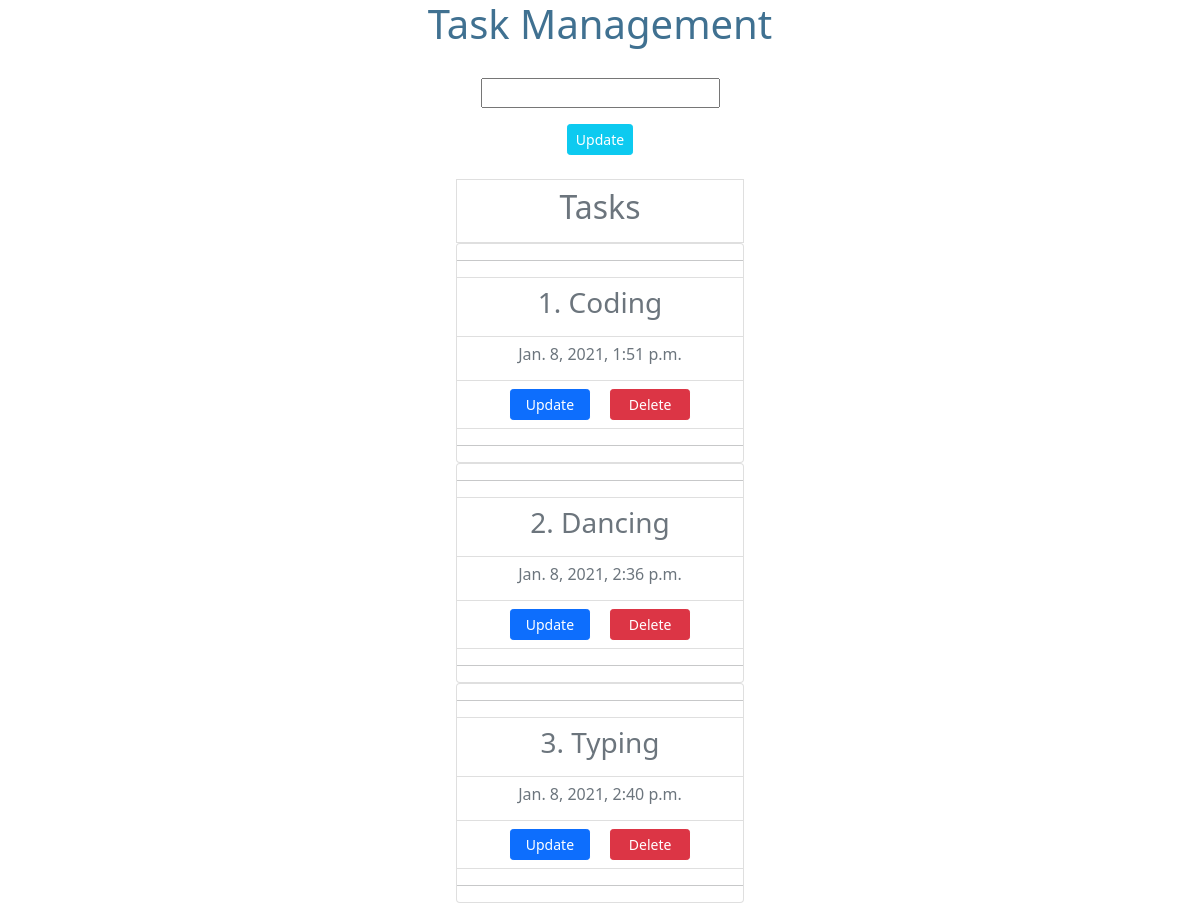
The app's page /, older data.
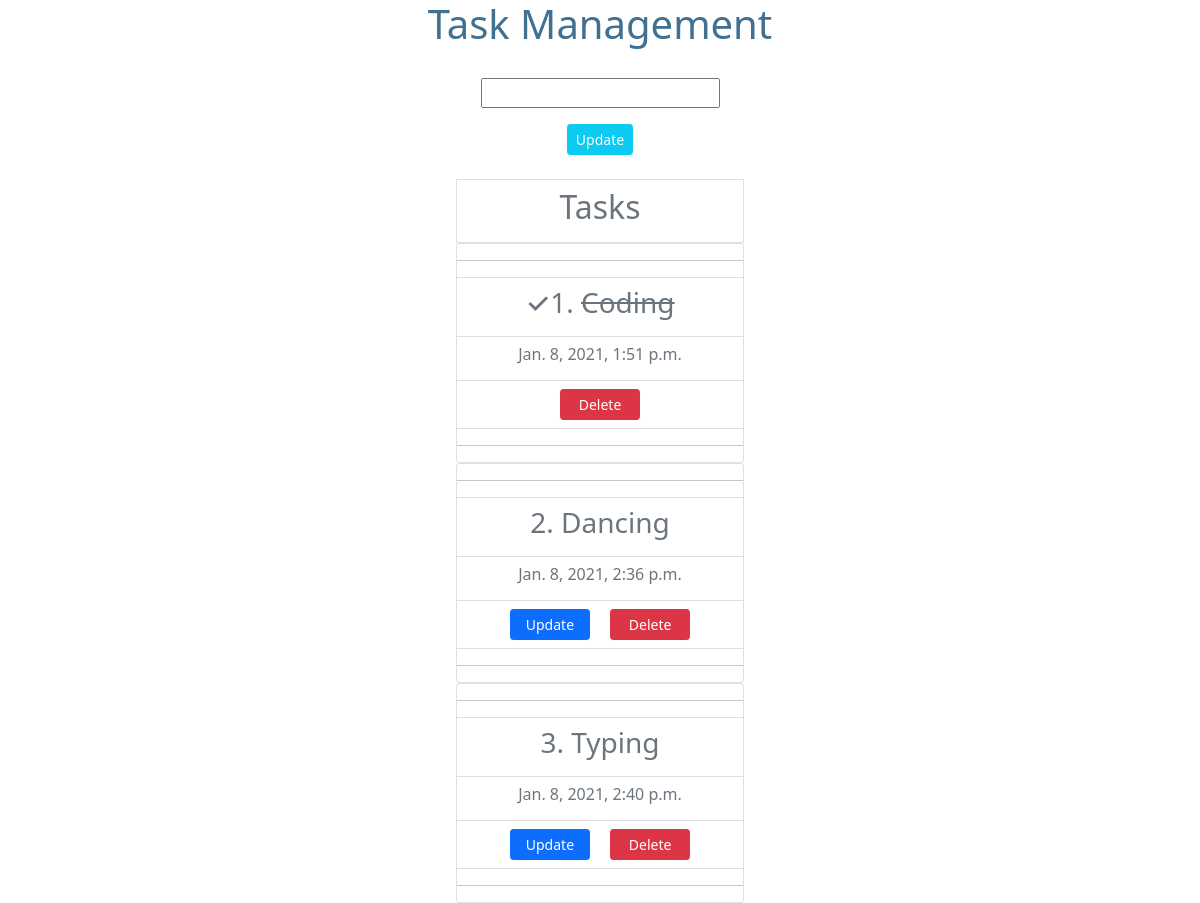
The same page, newer data.
### TaskApp/models.py (models this page shows)
class Task(models.Model):
    title = models.CharField(max_length=100)
    completed = models.BooleanField(default=False)
    created = models.DateTimeField(auto_now_add=True, null=False)
    def __str__(self):
        return self.title

### TaskApp/views.py (the view, shortened to what this page needs)
# urls.py: path('', views.index, name='index'),
def index(request):
    all_tasks = Task.objects.all()
    form = TaskForm()
    context = {
        'all_tasks': all_tasks,
        'form': form,
        'title': 'Manage Tasks',
        'heading': 'Task Management'
    }
    return render(request, 'TaskApp/index.html', context)

### TaskApp/forms.py
class TaskForm(forms.ModelForm):
    class Meta:
        model = Task
        fields = "__all__"

### TaskApp/templates/TaskApp/index.html (shortened to what this page needs)
<!DOCTYPE html>
<html lang="en">
<head>
    <link href="https://cdn.jsdelivr.net/npm/bootstrap@5.0.0-beta1/dist/css/bootstrap.min.css" rel="stylesheet">
</head>
<body>
<center>
    {% if heading %}
    <h1>{{ heading }}</h1>
    {% else %}
        TASK-MANAGEMENT
    {% endif %}
<form action="" method="post">
    {{ form.title|linebreaks }}
    <input type="submit" value="Update" class="btn btn-info btn-sm text-white">
</form>
<br>
    <li class="list-group-item" style="width: 18rem;">
            <h2 class="text-muted">Tasks</h2>
        </li>
{% for task in all_tasks %}
    <div class="card" style="width: 18rem;">
        <hr />
      <ul class="list-group list-group-flush">
    {% if task.completed == False %}
        <li class="list-group-item">
            <h3 class="card-title text-secondary">{{task.id}}. {{ task }}</h3>
        </li>
        <li class="list-group-item">
            <h6 class="text-muted">{{ task.created }}</h6>
        </li>
        <li class="list-group-item">
            <a href="#" class="card-link btn btn-primary btn-sm text-white"
               style="width:80px;">
                Update
            </a>
            <a href="#" class="card-link btn btn-danger btn-sm text-white"
               style="width:80px;">
                Delete
            </a>
        </li>
    {% else %}
        <li class="list-group-item">
            <h3 class="card-title text-secondary">&check;{{task.id}}. <strike>{{ task }}</strike></h3>
        </li>
        <li class="list-group-item">
            <h6 class="text-muted">{{ task.created }}</h6>
        </li>
        <li class="list-group-item">
            <a href="#" class="card-link btn btn-danger btn-sm text-white"
               style="width:80px;">
                Delete
            </a>
        </li>
    {% endif %}
        <hr />
      </ul>
    </div>
{% endfor %}
</center>
</body>
</html>

Row changes from the older to the newer data that the page shows:
changed Task "Coding": completed "Update" → "✓"
